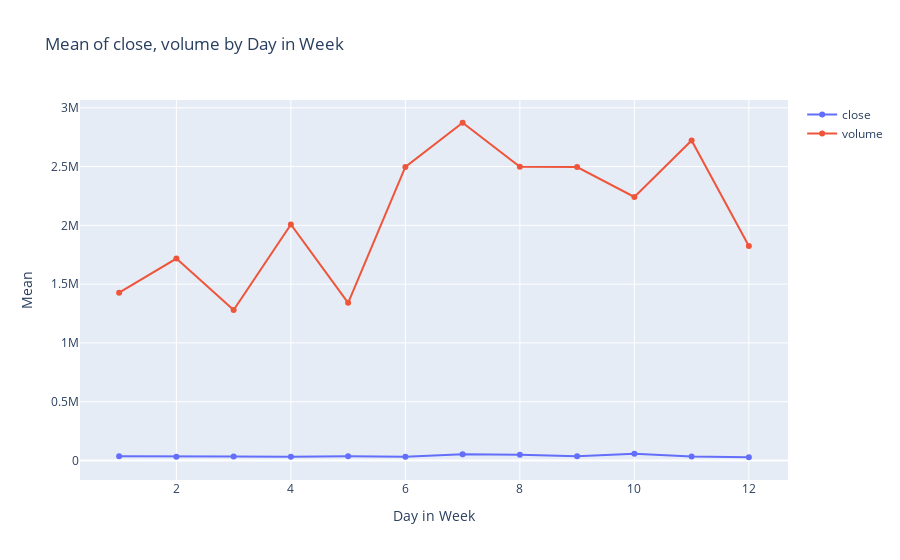

The code cell stored with this chart in its notebook:
### Markdown cell above
Nhận xét 1: 
- Trong tuần: 
    - Trên tổng CIF, tất cả các cột có giá trị đều nhau (KH sử dụng các dịch vụ với tần suất và giá trị xấp xỉ nhau) từ thứ 2 -> 6 
    - Riêng thứ 7, CN hoạt động chuyển tiền của KH giảm, thấp nhất vào CN (chỉ hơn khoảng 60% so với trong tuần) 
- Trong tháng: 
    - KH có xu hướng thực hiện chuyển tiền nhiều hơn (tạo thành các đỉnh) vào các ngày 8,15,27 của tháng 
    - PS_C tạo đỉnh vào ngày 8 hàng tháng và có xu hướng giảm dần tới ngày 26 
    - PS_D tạo đỉnh vào ngày 27. PS_D có xu hướng tăng từ đầu tháng đến ngày 15. Sau đó giảm dần khoảng ngày 26

### Code cell
all_customers.plot_mean_day_month_week(all_customers.mean_by_month_in_year()) # Này viết cho vui thôi chứ phải lấy nhiều năm thì mới có ý nghĩa

### Figure 1 — Plotly figure (JSON) as saved in the notebook; plotly's stock layout.template omitted (floating-point values rounded to 4 significant figures)
{"data": [{"mode": "lines+markers", "name": "close", "type": "scatter", "x": [1, 2, 3, 4, 5, 6, 7, 8, 9, 10, 11, 12], "y": [37140.0, 32740.0, 33420.0, 31430.0, 35470.0, 31820.0, 53210.0, 48590.0, 37060.0, 56700.0, 33780.0, 27674]}, {"mode": "lines+markers", "name": "volume", "type": "scatter", "x": [1, 2, 3, 4, 5, 6, 7, 8, 9, 10, 11, 12], "y": [1427000.0, 1718000.0, 1281000.0, 2008000.0, 1341000.0, 2497000.0, 2872740, 2498000.0, 2496000.0, 2241000.0, 2722000.0, 1825000.0]}], "layout": {"title": {"text": "Mean of close, volume by Day in Week"}, "xaxis": {"title": {"text": "Day in Week"}}, "yaxis": {"title": {"text": "Mean"}}}}
